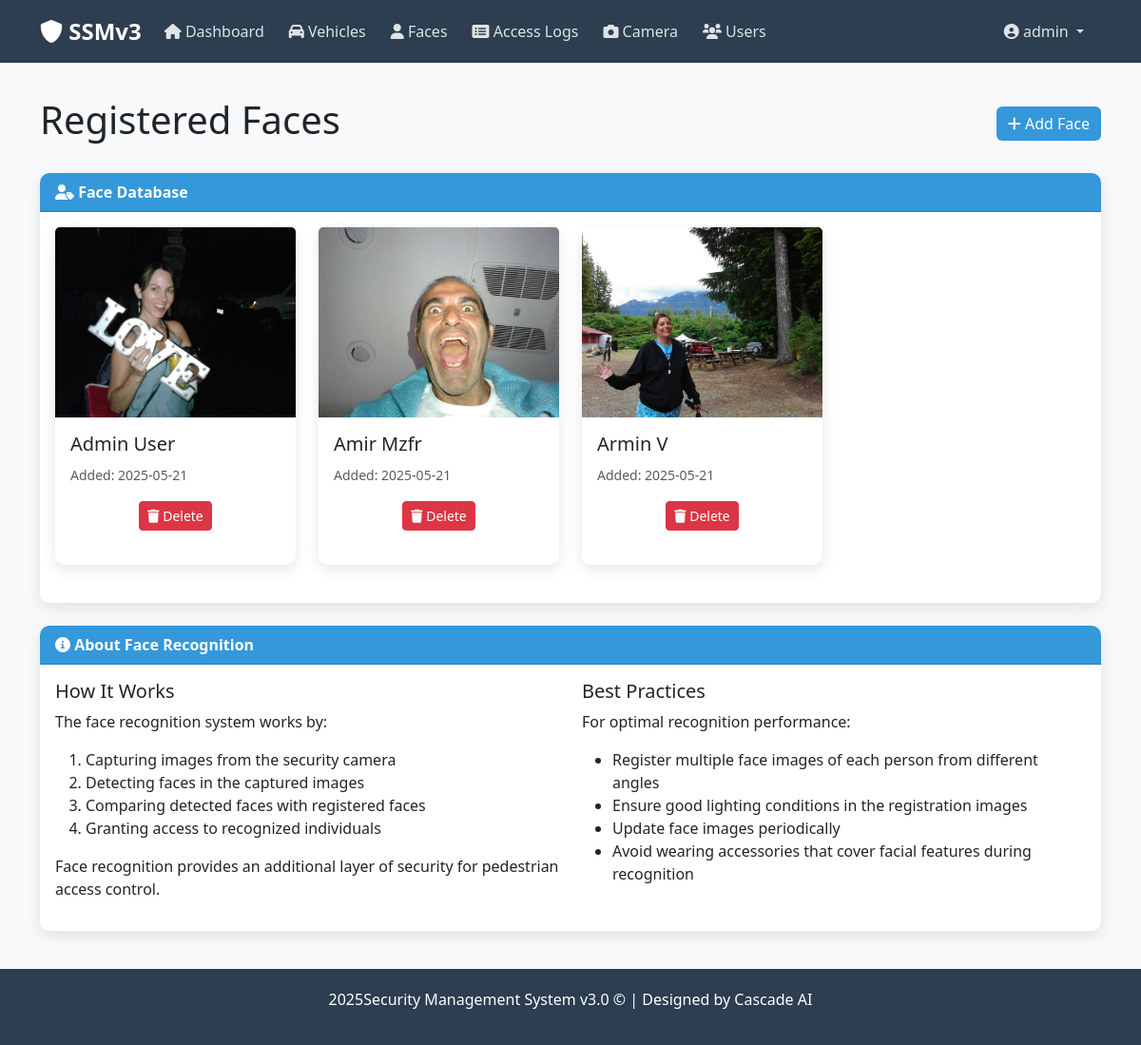
The page /faces (signed in) on the database its author committed.
### database/models.py (models this page shows, shortened)
class User(db.Model, UserMixin):
    id = db.Column(db.Integer, primary_key=True)
    username = db.Column(db.String(80), unique=True, nullable=False)
    email = db.Column(db.String(120), unique=True, nullable=False)
    password_hash = db.Column(db.String(128), nullable=False)
    first_name = db.Column(db.String(50), nullable=False)
    last_name = db.Column(db.String(50), nullable=False)
    role = db.Column(db.String(20), default='user')  # admin, user
    is_active = db.Column(db.Boolean, default=True)
    created_at = db.Column(db.DateTime, default=datetime.utcnow)
    vehicles = db.relationship('Vehicle', back_populates='owner', lazy=True)
    faces = db.relationship('Face', back_populates='user', lazy=True)

class Face(db.Model):
    id = db.Column(db.Integer, primary_key=True)
    file_path = db.Column(db.String(255), unique=True, nullable=False)
    encoding_path = db.Column(db.String(255), unique=True, nullable=True)
    is_active = db.Column(db.Boolean, default=True)
    created_at = db.Column(db.DateTime, default=datetime.utcnow)
    user_id = db.Column(db.Integer, db.ForeignKey('user.id'), nullable=False)
    user = db.relationship('User', back_populates='faces')

### app.py (the view)
@app.route('/faces')
@login_required
def faces():
    if current_user.role == 'admin':
        user_faces = Face.query.all()
    else:
        user_faces = Face.query.filter_by(user_id=current_user.id).all()
    return render_template('users/faces.html', faces=user_faces)

### app.py (called while the page is built)
@login_manager.user_loader
def load_user(user_id):
    return User.query.get(int(user_id))

@app.before_request
def check_services():
    global plate_detection_service, face_detection_service
    if plate_detection_service is None:
        start_services()

### templates/users/faces.html (shortened to what this page needs)
{% extends 'base.html' %}
{% block content %}
<div class="d-flex justify-content-between align-items-center mb-4">
    <h1>Registered Faces</h1>
    <a href="{{ url_for('add_face') }}" class="btn btn-primary">
        <i class="fas fa-plus"></i> Add Face
    </a>
</div>
<div class="card">
    <div class="card-header">
        <i class="fas fa-user-tag"></i> Face Database
    </div>
    <div class="card-body">
        {% if faces %}
        <div class="row">
            {% for face in faces %}
            <div class="col-md-4 col-lg-3 mb-4">
                <div class="card h-100">
                    <img src="{{ url_for('static', filename='img/faces/' + face.file_path.split('/')[-1]) }}"
                         class="card-img-top" alt="Face" style="object-fit: cover; height: 200px;">
                    <div class="card-body">
                        <h5 class="card-title">{{ face.user.first_name }} {{ face.user.last_name }}</h5>
                        <p class="card-text">
                            <small class="text-muted">Added: {{ face.created_at.strftime('%Y-%m-%d') }}</small>
                        </p>
                        <div class="text-center">
                            <form action="{{ url_for('delete_face', face_id=face.id) }}" method="post">
                                <button type="submit" class="btn btn-danger btn-sm" onclick="return confirm('Are you sure you want to delete this face?')">
                                    <i class="fas fa-trash"></i> Delete
                                </button>
                            </form>
                        </div>
                    </div>
                </div>
            </div>
            {% endfor %}
        </div>
        {% else %}
        <div class="alert alert-info">
            <i class="fas fa-info-circle"></i> No faces have been registered yet.
            Use the "Add Face" button to register faces for access control.
        </div>
        {% endif %}
    </div>
</div>
<div class="card mt-4">
    <div class="card-header">
        <i class="fas fa-info-circle"></i> About Face Recognition
    </div>
    <div class="card-body">
        <div class="row">
            <div class="col-md-6">
                <h5>How It Works</h5>
                <p>The face recognition system works by:</p>
                <ol>
                    <li>Capturing images from the security camera</li>
                    <li>Detecting faces in the captured images</li>
                    <li>Comparing detected faces with registered faces</li>
                    <li>Granting access to recognized individuals</li>
                </ol>
                <p>Face recognition provides an additional layer of security for pedestrian access control.</p>
            </div>
            <div class="col-md-6">
                <h5>Best Practices</h5>
                <p>For optimal recognition performance:</p>
                <ul>
                    <li>Register multiple face images of each person from different angles</li>
                    <li>Ensure good lighting conditions in the registration images</li>
                    <li>Update face images periodically</li>
                    <li>Avoid wearing accessories that cover facial features during recognition</li>
                </ul>
            </div>
        </div>
    </div>
</div>
{% endblock %}

### templates/base.html (shortened to what this page needs)
<!DOCTYPE html>
<html lang="en">
<head>
    <link href="https://cdn.jsdelivr.net/npm/bootstrap@5.3.0-alpha1/dist/css/bootstrap.min.css" rel="stylesheet">
    <link href="https://cdnjs.cloudflare.com/ajax/libs/font-awesome/6.0.0/css/all.min.css" rel="stylesheet">
</head>
<body>
    <nav class="navbar navbar-expand-lg navbar-dark">
        <div class="container">
            <a class="navbar-brand" href="{{ url_for('index') }}">
                <i class="fas fa-shield-alt"></i> SSMv3
            </a>
            <div class="collapse navbar-collapse" id="navbarNav">
                {% if current_user.is_authenticated %}
                <ul class="navbar-nav me-auto">
                    <li class="nav-item">
                        <a class="nav-link" href="{{ url_for('index') }}">
                            <i class="fas fa-home"></i> Dashboard
                        </a>
                    </li>
                    <li class="nav-item">
                        <a class="nav-link" href="{{ url_for('vehicles') }}">
                            <i class="fas fa-car"></i> Vehicles
                        </a>
                    </li>
                    <li class="nav-item">
                        <a class="nav-link" href="{{ url_for('faces') }}">
                            <i class="fas fa-user"></i> Faces
                        </a>
                    </li>
                    <li class="nav-item">
                        <a class="nav-link" href="{{ url_for('access_logs') }}">
                            <i class="fas fa-list-alt"></i> Access Logs
                        </a>
                    </li>
                    <li class="nav-item">
                        <a class="nav-link" href="{{ url_for('camera') }}">
                            <i class="fas fa-camera"></i> Camera
                        </a>
                    </li>
                    {% if current_user.role == 'admin' %}
                    <li class="nav-item">
                        <a class="nav-link" href="{{ url_for('users') }}">
                            <i class="fas fa-users"></i> Users
                        </a>
                    </li>
                    {% endif %}
                </ul>
                <ul class="navbar-nav">
                    <li class="nav-item dropdown">
                        <a class="nav-link dropdown-toggle" href="#" id="userDropdown" role="button" data-bs-toggle="dropdown" aria-expanded="false">
                            <i class="fas fa-user-circle"></i> {{ current_user.username }}
                        </a>
                    </li>
                </ul>
                {% endif %}
            </div>
        </div>
    </nav>
    <div class="content">
        <div class="container">
            {% block content %}{% endblock %}
        </div>
    </div>
    <footer>
        <div class="container">
            <p>Security Management System v3.0 &copy; {{ current_year }} | Designed by Cascade AI</p>
        </div>
    </footer>
</body>
</html>

### templates/base.html (style rules this page uses)
:root { --primary-color: #3498db; --secondary-color: #2c3e50; --success-color: #2ecc71; --danger-color: #e74c3c; --warning-color: #f39c12; --light-color: #ecf0f1; --dark-color: #34495e; }
body { min-height: 100vh; display: flex; flex-direction: column; background-color: #f8f9fa; }
.navbar { background-color: var(--secondary-color); padding: 10px 20px; }
.navbar-brand { color: white; font-weight: bold; font-size: 1.5rem; }
.nav-link { color: rgba(255, 255, 255, 0.85); margin-right: 10px; font-weight: 500; transition: all 0.3s; }
.content { flex: 1; padding: 20px; }
.card { border: none; border-radius: 10px; box-shadow: 0 5px 15px rgba(0, 0, 0, 0.1); transition: transform 0.3s; margin-bottom: 20px; }
.card-header { background-color: var(--primary-color); color: white; border-radius: 10px 10px 0 0 !important; font-weight: bold; }
.btn-primary { background-color: var(--primary-color); border: none; }
footer { background-color: var(--secondary-color); color: white; padding: 20px; text-align: center; margin-top: auto; }

### rows shown on the page
User: username "admin"
Face: file_path (picture), user.first_name "Admin", user.last_name "User", created_at "2025-05-21"
Face: file_path (picture), user.first_name "Amir", user.last_name "Mzfr", created_at "2025-05-21"
Face: file_path (picture), user.first_name "Armin", user.last_name "V", created_at "2025-05-21"
